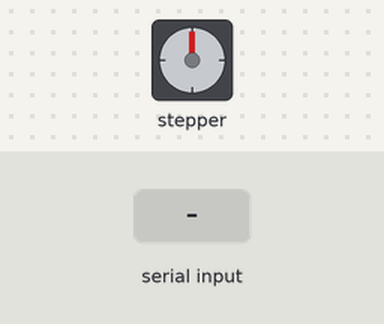
Bench run of a sketch on a simulated Arduino Uno, built with avr-gcc and run on an emulated ATmega328P. Parts: stepper motor. Wiring (inferred from the names in the program): stepper motor (2048 steps per turn assumed): coils pin 2, pin 3, pin 4, pin 5. The inputs (shaded band) are chosen by the test bench. What the sketch prints to the serial monitor is not drawn.

Above: at 1.2 s.
1.3 s: "90,45\n" received over Serial
At 2.6 s:
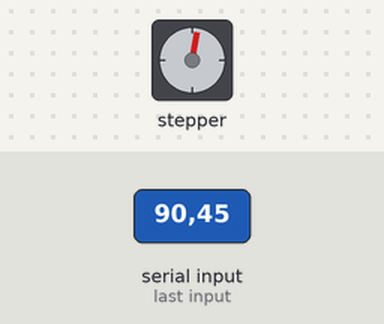
2.9 s: "1\n" received over Serial
4.4 s: "30,150\n" received over Serial
At 5.4 s:
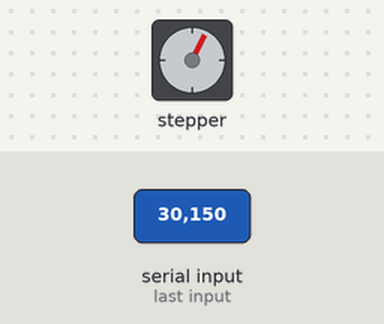
6.1 s: "2\n" received over Serial
7.6 s: "4\n" received over Serial
At 8.8 s:
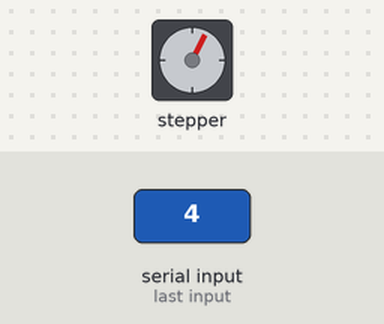
9.1 s: "3\n" received over Serial
Timing chart, 0 to 11.6 s (numbered marks = the images above; inputs shaded):
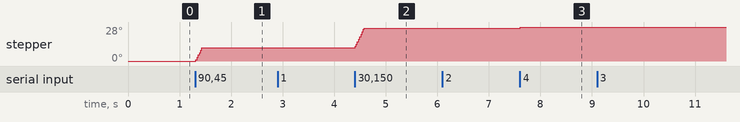

The sketch:

stepperMotorHalfStepping.ino
```cpp
int eMagnet1=2;
int eMagnet2=3;
int eMagnet3=4;
int eMagnet4=5;
int step;
int a=1;
void spinMotor(int eMagnetEnergize, bool direction){
  if(direction==1){
    switch (eMagnetEnergize){
      case 1:
      digitalWrite(eMagnet1,HIGH);
      digitalWrite(eMagnet2,LOW);
      digitalWrite(eMagnet3,LOW);
      digitalWrite(eMagnet4,LOW);
      break;
      case 2:
      digitalWrite(eMagnet1,HIGH);
      digitalWrite(eMagnet2,HIGH);
      digitalWrite(eMagnet3,LOW);
      digitalWrite(eMagnet4,LOW);
      break;
      case 3:
      digitalWrite(eMagnet1,LOW);
      digitalWrite(eMagnet2,HIGH);
      digitalWrite(eMagnet3,LOW);
      digitalWrite(eMagnet4,LOW);
      break;
      case 4:
      digitalWrite(eMagnet1,LOW);
      digitalWrite(eMagnet2,HIGH);
      digitalWrite(eMagnet3,HIGH);
      digitalWrite(eMagnet4,LOW);
      break;
      case 5:
      digitalWrite(eMagnet1,LOW);
      digitalWrite(eMagnet2,LOW);
      digitalWrite(eMagnet3,HIGH);
      digitalWrite(eMagnet4,LOW);
      break;
      case 6:
      digitalWrite(eMagnet1,LOW);
      digitalWrite(eMagnet2,LOW);
      digitalWrite(eMagnet3,HIGH);
      digitalWrite(eMagnet4,HIGH);
      break;
      case 7:
      digitalWrite(eMagnet1,LOW);
      digitalWrite(eMagnet2,LOW);
      digitalWrite(eMagnet3,LOW);
      digitalWrite(eMagnet4,HIGH);
      break;
      case 8:
      digitalWrite(eMagnet1,HIGH);
      digitalWrite(eMagnet2,LOW);
      digitalWrite(eMagnet3,LOW);
      digitalWrite(eMagnet4,HIGH);
      break;
    }
  }
  else if(direction==0){
    switch(eMagnetEnergize){
    case 8:
      digitalWrite(eMagnet1,HIGH);
      digitalWrite(eMagnet2,LOW);
      digitalWrite(eMagnet3,LOW);
      digitalWrite(eMagnet4,LOW);
      break;
      case 7:
      digitalWrite(eMagnet1,HIGH);
      digitalWrite(eMagnet2,HIGH);
      digitalWrite(eMagnet3,LOW);
      digitalWrite(eMagnet4,LOW);
      break;
      case 6:
      digitalWrite(eMagnet1,LOW);
      digitalWrite(eMagnet2,HIGH);
      digitalWrite(eMagnet3,LOW);
      digitalWrite(eMagnet4,LOW);
      break;
      case 5:
      digitalWrite(eMagnet1,LOW);
      digitalWrite(eMagnet2,HIGH);
      digitalWrite(eMagnet3,HIGH);
      digitalWrite(eMagnet4,LOW);
      break;
      case 4:
      digitalWrite(eMagnet1,LOW);
      digitalWrite(eMagnet2,LOW);
      digitalWrite(eMagnet3,HIGH);
      digitalWrite(eMagnet4,LOW);
      break;
      case 3:
      digitalWrite(eMagnet1,LOW);
      digitalWrite(eMagnet2,LOW);
      digitalWrite(eMagnet3,HIGH);
      digitalWrite(eMagnet4,HIGH);
      break;
      case 2:
      digitalWrite(eMagnet1,LOW);
      digitalWrite(eMagnet2,LOW);
      digitalWrite(eMagnet3,LOW);
      digitalWrite(eMagnet4,HIGH);
      break;
      case 1:
      digitalWrite(eMagnet1,HIGH);
      digitalWrite(eMagnet2,LOW);
      digitalWrite(eMagnet3,LOW);
      digitalWrite(eMagnet4,HIGH);
      break;
    }
  }
}

void setup() {
  // put your setup code here, to run once:
  Serial.begin(9600);
  pinMode(eMagnet1,OUTPUT);
  pinMode(eMagnet2,OUTPUT);
  pinMode(eMagnet3,OUTPUT);
  pinMode(eMagnet4,OUTPUT);
}

void loop() {
  // put your main code here, to run repeatedly:
 if(Serial.available()>0){
    step=Serial.parseInt();
    while(step>0){
      spinMotor(a,1);
      delay(1);
      step--;
      a++;
      if(a>=9){
        a=1;
      }
    }
  }
  while(Serial.available()<=0){
    Serial.println("  INPUT STEPS");
  }
}
```

Measured:
- after the input at 1.3 s, stepper: turns 11° clockwise in 0.12 s, starting at once
- after the input at 2.9 s, every drawn part: stays the same
- after the input at 4.4 s, stepper: turns 16° clockwise in 0.18 s, starting at once
- after the input at 6.1 s, every drawn part: stays the same
- after the input at 9.1 s, every drawn part: stays the same
